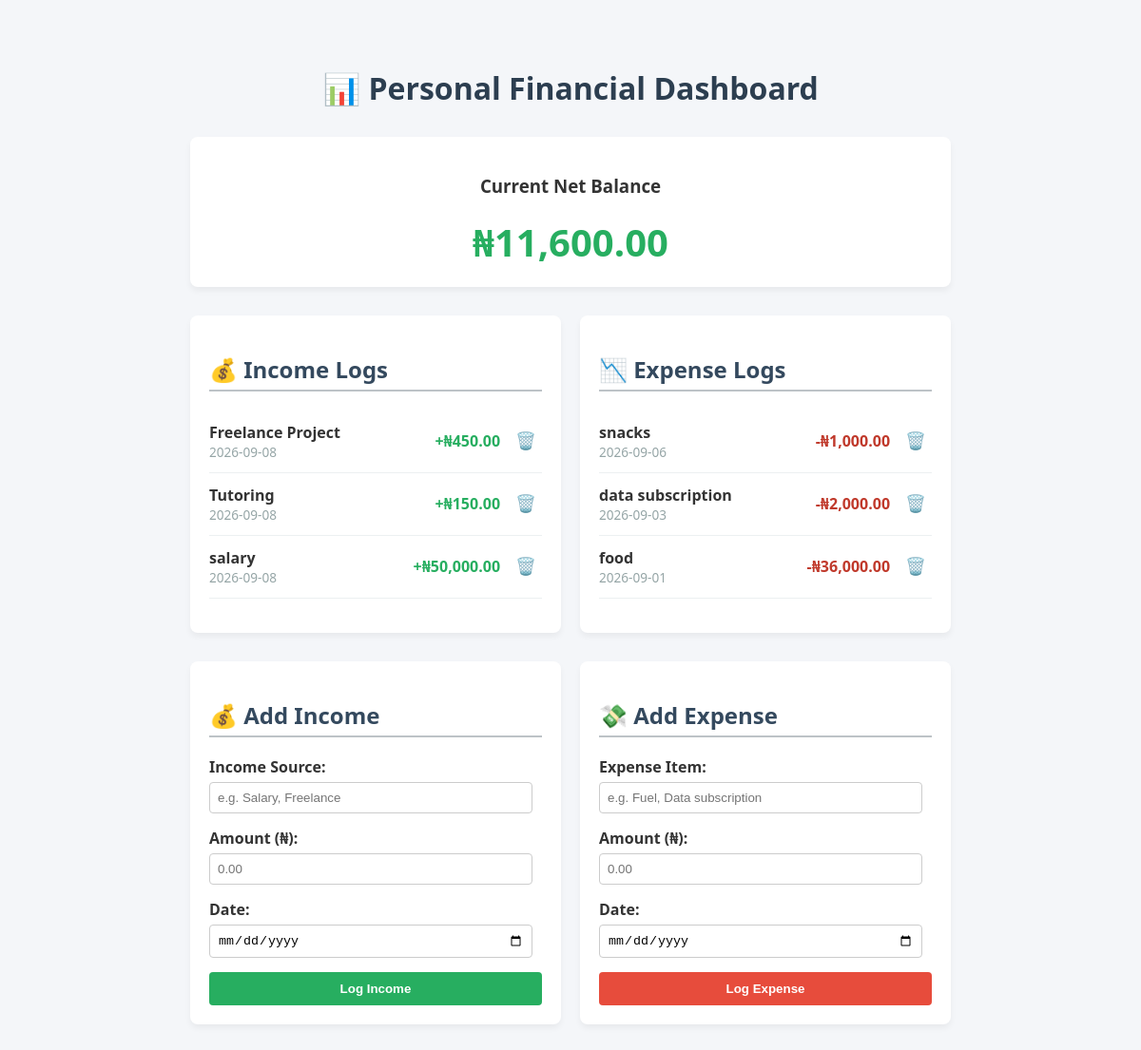
The page / on the database its author committed.
### tables this page shows
CREATE TABLE income (id INTEGER PRIMARY KEY AUTOINCREMENT, source TEXT, amount REAL, date TEXT);

CREATE TABLE expenses (id INTEGER PRIMARY KEY AUTOINCREMENT, item TEXT, cost REAL, date TEXT);

### app.py (the view)
@app.route("/")
def home():
    conn = sqlite3.connect("income_tracker.db")
    cursor = conn.cursor()
    cursor.execute("SELECT source, amount, date, id FROM income ORDER BY date DESC;")
    income_rows = cursor.fetchall()
    cursor.execute("SELECT item, cost, date, id FROM expenses ORDER BY date DESC;")
    expense_rows = cursor.fetchall()
    conn.close()
    total_income = sum(row[1] for row in income_rows)
    total_expenses = sum(row[1] for row in expense_rows)
    net_profit = total_income - total_expenses
    return render_template(
        "dashboard.html",
        income_rows=income_rows,
        expense_rows=expense_rows,
        net_profit=net_profit
    )

### templates/dashboard.html (shortened to what this page needs)
<!DOCTYPE html>
<html lang="en">
<head>
</head>
<body>
    <h1>📊 Personal Financial Dashboard</h1>
    <div class="summary-box">
        <h3>Current Net Balance</h3>
        <div class="net-balance {% if net_profit < 0 %}negative{% endif %}">
            ₦{{ "{:,.2f}".format(net_profit) }}
        </div>
    </div>
    <div class="dashboard-grid">
        <div class="column">
            <h2>💰 Income Logs</h2>
            <ul>
                {% for row in income_rows %}
                <li>
                    <div class="item-details">
                        <strong>{{ row[0] }}</strong>
                        <span class="date">{{ row[2] }}</span>
                    </div>
                    <div class="item-right">
                        <span class="income-amt">+₦{{ "{:,.2f}".format(row[1]) }}</span>
                        <form class="inline-form" action="/delete/income/{{ row[3] }}" method="POST">
                            <button type="submit" class="btn-delete" title="Delete entry">🗑️</button>
                        </form>
                    </div>
                </li>
                {% else %}
                <li>No income logged yet.</li>
                {% endfor %}
            </ul>
        </div>
        <div class="column">
            <h2>📉 Expense Logs</h2>
            <ul>
                {% for row in expense_rows %}
                <li>
                    <div class="item-details">
                        <strong>{{ row[0] }}</strong>
                        <span class="date">{{ row[2] }}</span>
                    </div>
                    <div class="item-right">
                        <span class="expense-amt">-₦{{ "{:,.2f}".format(row[1]) }}</span>
                        <form class="inline-form" action="/delete/expenses/{{ row[3] }}" method="POST">
                            <button type="submit" class="btn-delete" title="Delete entry">🗑️</button>
                        </form>
                    </div>
                </li>
                {% else %}
                <li>No expenses logged yet.</li>
                {% endfor %}
            </ul>
        </div>
    </div>
    <div class="form-grid">
        <div class="form-column">
            <h2>💰 Add Income</h2>
            <form action="/add_income" method="POST">
                <div class="form-group">
                    <label for="source">Income Source:</label>
                    <input type="text" id="source" name="source" placeholder="e.g. Salary, Freelance" required>
                </div>
                <div class="form-group">
                    <label for="amount">Amount (₦):</label>
                    <input type="number" id="amount" name="amount" step="0.01" placeholder="0.00" required>
                </div>
                <div class="form-group">
                    <label for="income_date">Date:</label>
                    <input type="date" id="income_date" name="date" required>
                </div>
                <button type="submit" class="btn-submit btn-income">Log Income</button>
            </form>
        </div>
        <div class="form-column">
            <h2>💸 Add Expense</h2>
            <form action="/add_expense" method="POST">
                <div class="form-group">
                    <label for="item">Expense Item:</label>
                    <input type="text" id="item" name="item" placeholder="e.g. Fuel, Data subscription" required>
                </div>
                <div class="form-group">
                    <label for="cost">Amount (₦):</label>
                    <input type="number" id="cost" name="cost" step="0.01" placeholder="0.00" required>
                </div>
                <div class="form-group">
                    <label for="expense_date">Date:</label>
                    <input type="date" id="expense_date" name="date" required>
                </div>
                <button type="submit" class="btn-submit btn-expense">Log Expense</button>
            </form>
        </div>
    </div>
</body>
</html>

### templates/dashboard.html (style rules this page uses)
body { font-family: 'Segoe UI', Tahoma, Geneva, Verdana, sans-serif; max-width: 800px; margin: 30px auto; padding: 20px; background-color: #f4f6f9; color: #333; }
h1 { text-align: center; color: #2c3e50; margin-bottom: 30px; }
h2 { border-bottom: 2px solid #bdc3c7; padding-bottom: 5px; color: #34495e; }
.summary-box { background: #fff; padding: 20px; border-radius: 8px; box-shadow: 0 4px 6px rgba(0,0,0,0.05); margin-bottom: 30px; text-align: center; }
.net-balance { font-size: 2.5em; font-weight: bold; color: #27ae60; }
.dashboard-grid { display: flex; gap: 20px; margin-bottom: 30px; }
.column { flex: 1; background: #fff; padding: 20px; border-radius: 8px; box-shadow: 0 4px 6px rgba(0,0,0,0.05); }
ul { list-style: none; padding: 0; }
li { padding: 12px 0; border-bottom: 1px solid #ecf0f1; display: flex; justify-content: space-between; align-items: center; }
.item-details { display: flex; flex-direction: column; }
.item-right { display: flex; align-items: center; gap: 10px; }
.income-amt { color: #27ae60; font-weight: bold; }
.expense-amt { color: #c0392b; font-weight: bold; }
.date { color: #95a5a6; font-size: 0.85em; }
.btn-delete { background: none; border: none; color: #e74c3c; font-size: 1.1em; cursor: pointer; padding: 2px 6px; border-radius: 4px; }
form.inline-form { display: inline; margin: 0; padding: 0; }
.form-grid { display: flex; gap: 20px; }
.form-column { flex: 1; background: #fff; padding: 20px; border-radius: 8px; box-shadow: 0 4px 6px rgba(0,0,0,0.05); }
.form-group { margin-bottom: 15px; }
label { display: block; margin-bottom: 5px; font-weight: bold; }
input { width: 92%; padding: 8px; border: 1px solid #ccc; border-radius: 4px; }
.btn-submit { color: white; border: none; padding: 10px 15px; border-radius: 4px; cursor: pointer; font-weight: bold; width: 100%; }
.btn-income { background: #27ae60; }
.btn-expense { background: #e74c3c; }

### rows shown on the page
income: source "Freelance Project", date "2026-09-08", amount "450.00"
income: source "Tutoring", date "2026-09-08", amount "150.00"
income: source "salary", date "2026-09-08", amount "50,000.00"
expenses: item "snacks", date "2026-09-06", cost "1,000.00"
expenses: item "data subscription", date "2026-09-03", cost "2,000.00"
expenses: item "food", date "2026-09-01", cost "36,000.00"

### other values the page prints
{{ "{:,.2f}".format(net_profit) }} "11,600.00"
